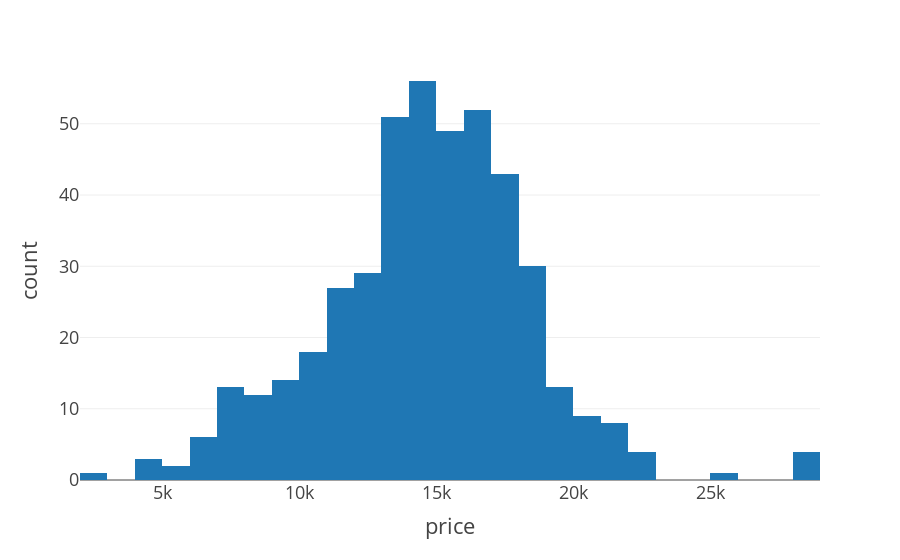

Here is the notebook cell this chart was saved with:
### Code cell
plt_price = px.histogram(df, x=df.price, template="presentation")
plt_price.show()

# pio.write_html(plt_price, file='./data/img/plt_price.html', full_html=False, include_plotlyjs='cdn', auto_open=False)

### Figure 1 — Plotly figure (JSON) as saved in the notebook; plotly's stock layout.template omitted (floating-point values rounded to 4 significant figures; data arrays with more than 128 entries replaced by an {"elided": "..."} marker saying what was removed)
{"data": [{"alignmentgroup": "True", "bingroup": "x", "hovertemplate": "price=%{x}<br>count=%{y}<extra></extra>", "legendgroup": "", "marker": {"color": "#1F77B4"}, "name": "", "offsetgroup": "", "orientation": "v", "showlegend": false, "type": "histogram", "x": {"elided": "445 int values"}, "xaxis": "x", "yaxis": "y"}], "layout": {"autosize": true, "barmode": "relative", "legend": {"tracegroupgap": 0}, "margin": {"t": 60}, "xaxis": {"anchor": "y", "autorange": true, "domain": [0, 1], "range": [2000.0, 29000.0], "title": {"text": "price"}, "type": "linear"}, "yaxis": {"anchor": "x", "autorange": true, "domain": [0, 1], "range": [0, 58.95], "title": {"text": "count"}}}}
